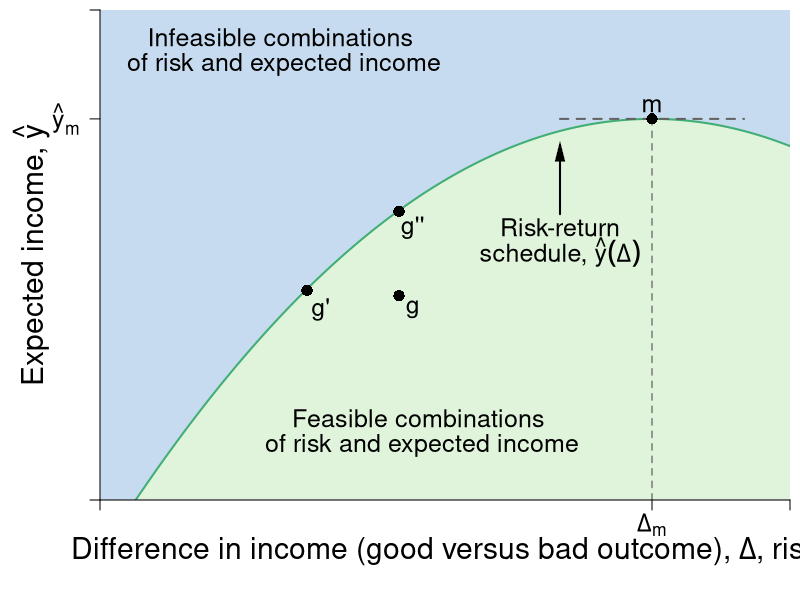

Generate this figure with R:
require(ggplot2)
require(shape)
pdf(file = "risk/risk_return_shaded.pdf", width = 9, height = 7)

# Set parameters for graphics
axislabelsize <- 1.8
labelsize <- 1.5
namesize <- 1.8
annotatesize <- 1.5
graphlinewidth <- 2
segmentlinewidth <- 1.5

COL <- c("#7fc97f", "#beaed4", "#fdc086", "#ffff99", "#386cb0", "#f0027f", "#bf5b17", "#666666")
COLA <- c("#e0f3db", "#99d8c9","#66c2a4","#41ae76", "#238b45", "#005824")
COLB <- c("#c6dbef", "#4eb3d3", "#2b8cbe", "#0868ac","#084081")
COLC <- c("#fcfbfd", "#efedf5", "#dadaeb", "#bcbddc", "#9e9ac8", "#807dba", "#6a51a3", "#54278f", "#3f007d")
grays <- gray.colors(25, start = 1, end = 0, alpha = 1)

par(mar =  c(5, 5, 0.5, 0.5))
xlims <- c(0, 15)
ylims <- c(0, 18)

riskreturn <- function(g, int1 = 14, int2 = 4, coeff = 1/3){
  int1 - (int2 - (coeff)*g)^2
}

indiffA <- function(g, intercept = 5.6, slope = 0.125){
  intercept  + slope*g^2
}


#Plot command 
plot(0, 0, xlim = xlims, ylim = ylims, 
     type = "n",
     xlab = expression(paste("")),
     ylab = expression(paste("")), 
     axes = FALSE,
     # xlab = expression(paste("Bob's Payoff, ", u^B)),
     # ylab = expression(paste("Alfredo's Payoff, ", u^A)),
     #xaxt = "n", 
     #yaxt = "n", 
     cex.lab = axislabelsize, 
     bty = "n", 
     xaxs = "i", 
     yaxs = "i"
)


ticksy <- c(0,  riskreturn(g = 12) ,ylims[2])
ylabels <- c(NA, expression(paste(hat(y)[m])), NA)
ticksx <- c(0, 12, xlims[2])
xlabels <- c(NA, expression(Delta[m]), NA)

mtext(expression(paste("Difference in income (good versus bad outcome), ", Delta, ", risk")), side = 1, line = 2.5, cex = axislabelsize)
text(xlims[1] - 1.5, ylims[2] - 0.5*(ylims[2] - ylims[1]), expression(paste("Expected income, ", hat(y))), xpd = TRUE, cex = axislabelsize, srt = 90) 


#Draw the polygon for shading the utility areas
xpoly1 <- seq(from = xlims[1], to = xlims[2], length.out = 500)
ypoly1 <- riskreturn(xpoly1)
polygon(x = c(xlims[2], xlims[2], rev(xpoly1), 0),
        y = c(ylims[2], 0, rev(ypoly1), ylims[2]),
        col=COLB[1], density=NULL, border = NA)

xpoly2 <- seq(from = 3*(4 - sqrt(14)), to = xlims[2], length.out = 500)
ypoly2 <- riskreturn(xpoly2)
polygon(x = c(xpoly2[1], xlims[2], rev(xpoly2)),
        y = c(ylims[1], ylims[1], rev(ypoly2)),
        col=COLA[1], density=NULL, border = NA)


text(10, 10, expression(paste("Risk-return")), cex = labelsize)
text(10, 9.1, expression(paste("schedule, ", omega = hat(y)(Delta) )), cex = labelsize)

Arrows(10, 10.5, 10, 12.8, col = "black", lty = 1, lwd = 2, arr.type = "triangle", arr.lwd = 0.5)

text(7, 3, expression(paste("Feasible combinations ")), cex = labelsize)
text(7, 2, expression(paste("of risk and expected income")), cex = labelsize)

text(4, 17, expression(paste("Infeasible combinations ")), cex = labelsize)
text(4, 16, expression(paste("of risk and expected income")), cex = labelsize)

npts <- 500 
xx1 <- seq(xlims[1], xlims[2], length.out = npts)
lines(xx1, riskreturn(xx1), col = COLA[4], lwd = graphlinewidth, lty = 1)

segments(12, 0, 12, riskreturn(g = 12), lty = 2, lwd = segmentlinewidth, col = grays[20])
#segments(0, riskreturn(g = 12), 12, riskreturn(g = 12), lty = 2, lwd = segmentlinewidth, col = grays[20])


segments(10, riskreturn(g = 12), 14, riskreturn(g = 12), lty = 2, lwd = graphlinewidth, col = grays[22])
points(12, riskreturn(g = 12), pch = 16, col = "black", cex = 1.5, xpd = TRUE)
text(12, riskreturn(g = 12) + 0.5, expression(m), cex = labelsize)

#Add points
points(6.5, 10.6, pch = 16, col = "black", cex = 1.5)
points(4.5, 7.7, pch = 16, col = "black", cex = 1.5)
points(6.5, 7.5, pch = 16, col = "black", cex = 1.5)

#point labels
text(6.8, 10, expression(paste("g''")), cex = labelsize)
text(4.8, 7, expression(paste("g'")), cex = labelsize)
text(6.8, 7, expression(paste(g)), cex = labelsize)

axis(1, at = ticksx, pos = 0, labels = xlabels, cex.axis = labelsize)
axis(2, at = ticksy, pos = 0, labels = ylabels, las = 1, cex.axis = labelsize)

dev.off()
